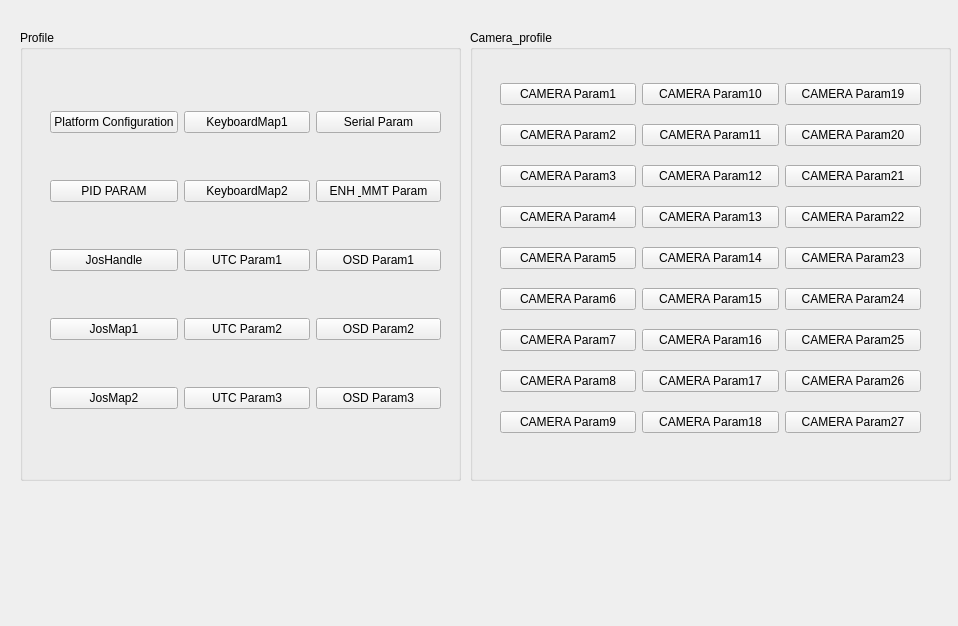
<?xml version="1.0" encoding="UTF-8"?>
<ui version="4.0">
 <class>Programmer</class>
 <widget class="QWidget" name="Programmer">
  <property name="geometry">
   <rect>
    <x>0</x>
    <y>0</y>
    <width>958</width>
    <height>626</height>
   </rect>
  </property>
  <property name="windowTitle">
   <string>Form</string>
  </property>
  <widget class="QGroupBox" name="groupBox">
   <property name="geometry">
    <rect>
     <x>470</x>
     <y>30</y>
     <width>481</width>
     <height>451</height>
    </rect>
   </property>
   <property name="title">
    <string>Camera_profile</string>
   </property>
   <widget class="QWidget" name="layoutWidget">
    <property name="geometry">
     <rect>
      <x>30</x>
      <y>40</y>
      <width>421</width>
      <height>381</height>
     </rect>
    </property>
    <layout class="QGridLayout" name="gridLayout_2">
     <item row="0" column="0">
      <widget class="QPushButton" name="btnCamera1">
       <property name="text">
        <string>CAMERA Param1</string>
       </property>
      </widget>
     </item>
     <item row="0" column="1">
      <widget class="QPushButton" name="btnCamera10">
       <property name="text">
        <string>CAMERA Param10</string>
       </property>
      </widget>
     </item>
     <item row="0" column="2">
      <widget class="QPushButton" name="btnCamera19">
       <property name="text">
        <string>CAMERA Param19</string>
       </property>
      </widget>
     </item>
     <item row="1" column="0">
      <widget class="QPushButton" name="btnCamera2">
       <property name="text">
        <string>CAMERA Param2</string>
       </property>
      </widget>
     </item>
     <item row="1" column="1">
      <widget class="QPushButton" name="btnCamera11">
       <property name="text">
        <string>CAMERA Param11</string>
       </property>
      </widget>
     </item>
     <item row="1" column="2">
      <widget class="QPushButton" name="btnCamera20">
       <property name="text">
        <string>CAMERA Param20</string>
       </property>
      </widget>
     </item>
     <item row="2" column="0">
      <widget class="QPushButton" name="btnCamera3">
       <property name="text">
        <string>CAMERA Param3</string>
       </property>
      </widget>
     </item>
     <item row="2" column="1">
      <widget class="QPushButton" name="btnCamera12">
       <property name="text">
        <string>CAMERA Param12</string>
       </property>
      </widget>
     </item>
     <item row="2" column="2">
      <widget class="QPushButton" name="btnCamera21">
       <property name="text">
        <string>CAMERA Param21</string>
       </property>
      </widget>
     </item>
     <item row="3" column="0">
      <widget class="QPushButton" name="btnCamera4">
       <property name="text">
        <string>CAMERA Param4</string>
       </property>
      </widget>
     </item>
     <item row="3" column="1">
      <widget class="QPushButton" name="btnCamera13">
       <property name="text">
        <string>CAMERA Param13</string>
       </property>
      </widget>
     </item>
     <item row="3" column="2">
      <widget class="QPushButton" name="btnCamera22">
       <property name="text">
        <string>CAMERA Param22</string>
       </property>
      </widget>
     </item>
     <item row="4" column="0">
      <widget class="QPushButton" name="btnCamera5">
       <property name="text">
        <string>CAMERA Param5</string>
       </property>
      </widget>
     </item>
     <item row="4" column="1">
      <widget class="QPushButton" name="btnCamera14">
       <property name="text">
        <string>CAMERA Param14</string>
       </property>
      </widget>
     </item>
     <item row="4" column="2">
      <widget class="QPushButton" name="btnCamera23">
       <property name="text">
        <string>CAMERA Param23</string>
       </property>
      </widget>
     </item>
     <item row="5" column="0">
      <widget class="QPushButton" name="btnCamera6">
       <property name="text">
        <string>CAMERA Param6</string>
       </property>
      </widget>
     </item>
     <item row="5" column="1">
      <widget class="QPushButton" name="btnCamera15">
       <property name="text">
        <string>CAMERA Param15</string>
       </property>
      </widget>
     </item>
     <item row="5" column="2">
      <widget class="QPushButton" name="btnCamera24">
       <property name="text">
        <string>CAMERA Param24</string>
       </property>
      </widget>
     </item>
     <item row="6" column="0">
      <widget class="QPushButton" name="btnCamera7">
       <property name="text">
        <string>CAMERA Param7</string>
       </property>
      </widget>
     </item>
     <item row="6" column="1">
      <widget class="QPushButton" name="btnCamera16">
       <property name="text">
        <string>CAMERA Param16</string>
       </property>
      </widget>
     </item>
     <item row="6" column="2">
      <widget class="QPushButton" name="btnCamera25">
       <property name="text">
        <string>CAMERA Param25</string>
       </property>
      </widget>
     </item>
     <item row="7" column="0">
      <widget class="QPushButton" name="btnCamera8">
       <property name="text">
        <string>CAMERA Param8</string>
       </property>
      </widget>
     </item>
     <item row="7" column="1">
      <widget class="QPushButton" name="btnCamera17">
       <property name="text">
        <string>CAMERA Param17</string>
       </property>
      </widget>
     </item>
     <item row="7" column="2">
      <widget class="QPushButton" name="btnCamera26">
       <property name="text">
        <string>CAMERA Param26</string>
       </property>
      </widget>
     </item>
     <item row="8" column="0">
      <widget class="QPushButton" name="btnCamera9">
       <property name="text">
        <string>CAMERA Param9</string>
       </property>
      </widget>
     </item>
     <item row="8" column="1">
      <widget class="QPushButton" name="btnCamera18">
       <property name="text">
        <string>CAMERA Param18</string>
       </property>
      </widget>
     </item>
     <item row="8" column="2">
      <widget class="QPushButton" name="btnCamera27">
       <property name="text">
        <string>CAMERA Param27</string>
       </property>
      </widget>
     </item>
    </layout>
   </widget>
  </widget>
  <widget class="QGroupBox" name="groupBox_2">
   <property name="geometry">
    <rect>
     <x>20</x>
     <y>30</y>
     <width>441</width>
     <height>451</height>
    </rect>
   </property>
   <property name="title">
    <string>Profile</string>
   </property>
   <widget class="QWidget" name="layoutWidget">
    <property name="geometry">
     <rect>
      <x>30</x>
      <y>40</y>
      <width>391</width>
      <height>381</height>
     </rect>
    </property>
    <layout class="QGridLayout" name="gridLayout">
     <item row="0" column="0">
      <widget class="QPushButton" name="btnPlatformConfig">
       <property name="text">
        <string>Platform Configuration</string>
       </property>
      </widget>
     </item>
     <item row="0" column="1">
      <widget class="QPushButton" name="btnKeyboardMap1">
       <property name="text">
        <string>KeyboardMap1</string>
       </property>
      </widget>
     </item>
     <item row="0" column="2">
      <widget class="QPushButton" name="btnSerialParam">
       <property name="text">
        <string>Serial Param</string>
       </property>
      </widget>
     </item>
     <item row="1" column="0">
      <widget class="QPushButton" name="btnPID">
       <property name="text">
        <string>PID PARAM</string>
       </property>
      </widget>
     </item>
     <item row="1" column="1">
      <widget class="QPushButton" name="btnKeyboardMap2">
       <property name="text">
        <string>KeyboardMap2</string>
       </property>
      </widget>
     </item>
     <item row="1" column="2">
      <widget class="QPushButton" name="btnEnhMmt">
       <property name="text">
        <string>ENH &amp; MMT Param</string>
       </property>
      </widget>
     </item>
     <item row="2" column="0">
      <widget class="QPushButton" name="btnJosHdl">
       <property name="text">
        <string>JosHandle</string>
       </property>
      </widget>
     </item>
     <item row="2" column="1">
      <widget class="QPushButton" name="btnUTC1">
       <property name="text">
        <string>UTC Param1</string>
       </property>
      </widget>
     </item>
     <item row="2" column="2">
      <widget class="QPushButton" name="btnOSD1">
       <property name="text">
        <string>OSD Param1</string>
       </property>
      </widget>
     </item>
     <item row="3" column="0">
      <widget class="QPushButton" name="btnJosMap1">
       <property name="text">
        <string>JosMap1</string>
       </property>
      </widget>
     </item>
     <item row="3" column="1">
      <widget class="QPushButton" name="btnUTC2">
       <property name="text">
        <string>UTC Param2</string>
       </property>
      </widget>
     </item>
     <item row="4" column="0">
      <widget class="QPushButton" name="btnJosMap2">
       <property name="text">
        <string>JosMap2</string>
       </property>
      </widget>
     </item>
     <item row="4" column="1">
      <widget class="QPushButton" name="btnUTC3">
       <property name="text">
        <string>UTC Param3</string>
       </property>
      </widget>
     </item>
     <item row="4" column="2">
      <widget class="QPushButton" name="btnOSD3">
       <property name="text">
        <string>OSD Param3</string>
       </property>
      </widget>
     </item>
     <item row="3" column="2">
      <widget class="QPushButton" name="btnOSD2">
       <property name="text">
        <string>OSD Param2</string>
       </property>
      </widget>
     </item>
    </layout>
   </widget>
  </widget>
 </widget>
 <resources/>
 <connections/>
</ui>
